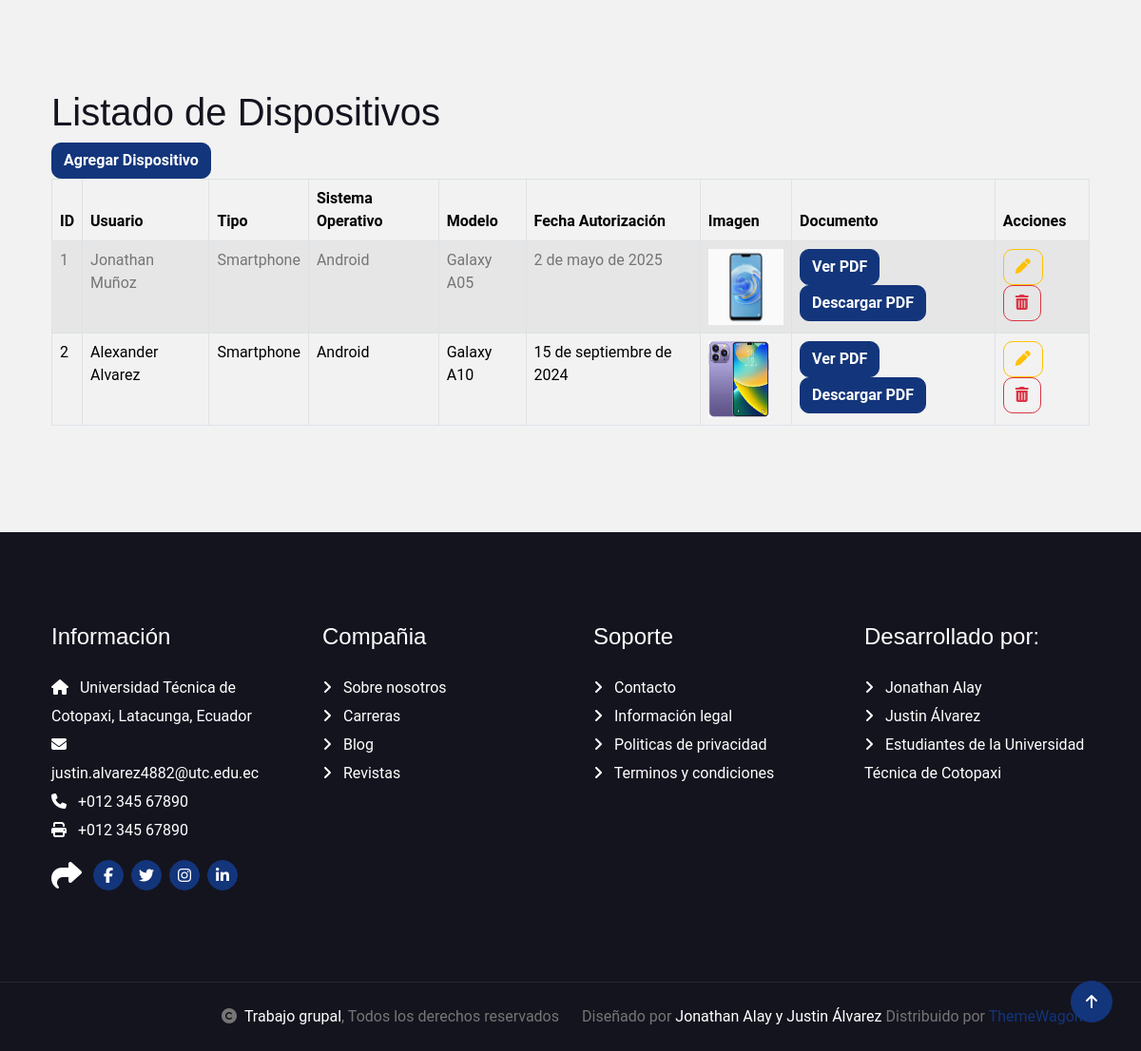
Before: /dispositivos (lower part) with the older database file.
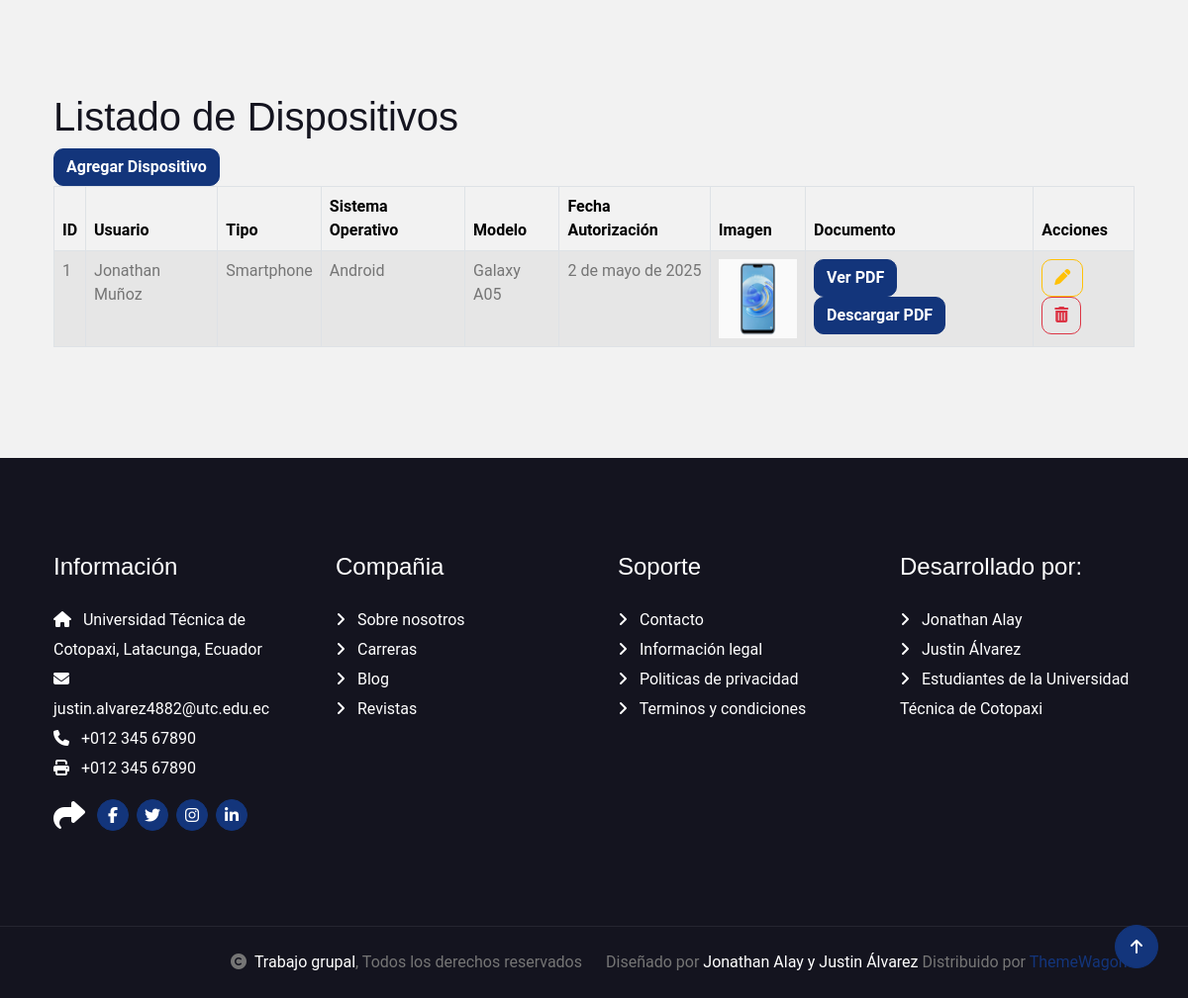
After: the same page with the newer database file.
### Aplicaciones/Dispositivos/models.py (models this page shows, shortened)
class Dispositivo(models.Model):
    TIPO_CHOICES = [
        ('Laptop', 'Laptop'),
        ('Smartphone', 'Smartphone'),
        ('Tablet', 'Tablet'),
        ('Otro', 'Otro'),
    ]
    tipo = models.CharField(max_length=20, choices=TIPO_CHOICES)
    sistema_operativo = models.CharField(max_length=50)
    modelo = models.CharField(max_length=100)
    usuario = models.ForeignKey(Usuario, on_delete=models.CASCADE, related_name='dispositivos')
    fecha_autorizacion = models.DateField()
    logo = models.FileField(upload_to='logos_dispositivos/', blank=True, null=True)
    archivo = models.FileField(upload_to='archivos_dispositivos/', blank=True, null=True)

class Usuario(models.Model):
    nombre = models.CharField(max_length=100)
    email = models.EmailField(unique=True)
    telefono = models.CharField(max_length=20, blank=True, null=True)
    fecha_registro = models.DateTimeField(auto_now_add=True)
    logo = models.FileField(upload_to='logos_usuarios/', blank=True, null=True)
    archivo = models.FileField(upload_to='archivos_usuarios/', blank=True, null=True)

### Aplicaciones/Dispositivos/views.py (the view)
# urls.py: path('dispositivos', views.dispositivos),
def dispositivos(request):
    listadoDispositivos = Dispositivo.objects.all()
    return render(request, "dispositivo.html", {'dispositivos': listadoDispositivos})

### Aplicaciones/Dispositivos/templates/dispositivo.html (shortened to what this page needs)
{% extends './plantilla.html' %}
{% block contenido %}
<h1>Listado de Dispositivos</h1>
<a href="/nuevoDispositivo" class="btn btn-primary">Agregar Dispositivo</a><br>
<table class="table table-bordered table-striped table-hover" id="tbl_dispositivos">
    <thead>
        <tr>
            <th>ID</th>
            <th>Usuario</th>
            <th>Tipo</th>
            <th>Sistema Operativo</th>
            <th>Modelo</th>
            <th>Fecha Autorización</th>
            <th>Imagen</th>
            <th>Documento</th>
            <th>Acciones</th>
        </tr>
    </thead>
    <tbody>
        {% for d in dispositivos %}
        <tr>
            <td>{{ d.id }}</td>
            <td>{{ d.usuario.nombre }}</td>
            <td>{{ d.tipo }}</td>
            <td>{{ d.sistema_operativo }}</td>
            <td>{{ d.modelo }}</td>
            <td>{{ d.fecha_autorizacion }}</td>
            <td>
                {% if d.logo %}
                    <img src="{{ d.logo.url }}" height="80px" alt="">
                {% else %}
                    Ninguno
                {% endif %}
            </td>
            <td>
                {% if d.archivo %}
                    <a href="{{ d.archivo.url }}" class="btn btn-primary" target="_blank">Ver PDF</a>
                    <a href="{{ d.archivo.url }}" class="btn btn-primary" download>Descargar PDF</a>
                {% else %}
                    Ningún archivo
                {% endif %}
            </td>
            <td>
                <a href="/editarDispositivo/{{ d.id }}" class="btn btn-outline-warning"><i class="fa fa-pen"></i></a>
                <a href="#" onclick="eliminarDispositivo('{{ d.id }}');" class="btn btn-outline-danger"><i class="fa fa-trash"></i></a>
            </td>
        </tr>
        {% endfor %}
    </tbody>
</table>
{% endblock %}

### Aplicaciones/Dispositivos/templates/plantilla.html (shortened to what this page needs)
{%load static %}
<!DOCTYPE html>
<html lang="en">
    <head>
        <link rel="stylesheet" href="https://cdnjs.cloudflare.com/ajax/libs/bootstrap/5.3.3/css/bootstrap.min.css" />
        <link rel="stylesheet" href="https://cdnjs.cloudflare.com/ajax/libs/font-awesome/6.7.2/css/all.min.css" />
        <link  rel ="stylesheet" href="https://cdn.datatables.net/2.3.1/css/dataTables.dataTables.min.css"/>
        <link rel="stylesheet" href="https://cdn.jsdelivr.net/npm/bootstrap-icons@1.5.0/font/bootstrap-icons.min.css">
        <link rel="stylesheet" href="https://cdnjs.cloudflare.com/ajax/libs/bootstrap-fileinput/5.5.4/css/fileinput.min.css" />
        <link rel="stylesheet" href="{% static 'plantilla/travela/https://use.fontawesome.com/releases/v5.15.4/css/all.css' %}"/>
        <link href="{% static 'plantilla/travela/https://cdn.jsdelivr.net/npm/bootstrap-icons@1.4.1/font/bootstrap-icons.css' %}" rel="stylesheet">
        <link href="{% static 'plantilla/travela/lib/owlcarousel/assets/owl.carousel.min.css' %}" rel="stylesheet">
        <link href="{% static 'plantilla/travela/lib/lightbox/css/lightbox.min.css' %}" rel="stylesheet">
        <link href="{% static 'plantilla/travela/css/bootstrap.min.css' %}" rel="stylesheet">
        <link href="{% static 'plantilla/travela/css/style.css' %}" rel="stylesheet">
    </head>
    <body>
        <div class="container-fluid position-relative p-0">
        <div class="bg-light">
            <div class="container-fluid about py-5">
                <div class="container py-5">
                    {% block contenido %}
                    {% endblock %}
                        </div>
                    </div>
                </div>
            </div>
        <div class="container-fluid footer py-5">
            <div class="container py-5">
                <div class="row g-5">
                    <div class="col-md-6 col-lg-6 col-xl-3">
                        <div class="footer-item d-flex flex-column">
                            <h4 class="mb-4 text-white">Información</h4>
                            <a href=""><i class="fas fa-home me-2"></i> Universidad Técnica de Cotopaxi, Latacunga, Ecuador</a>
                            <a href=""><i class="fas fa-envelope me-2"></i> justin.alvarez4882@utc.edu.ec</a>
                            <a href=""><i class="fas fa-phone me-2"></i> +012 345 67890</a>
                            <a href="" class="mb-3"><i class="fas fa-print me-2"></i> +012 345 67890</a>
                            <div class="d-flex align-items-center">
                                <i class="fas fa-share fa-2x text-white me-2"></i>
                                <a class="btn-square btn btn-primary rounded-circle mx-1" href=""><i class="fab fa-facebook-f"></i></a>
                                <a class="btn-square btn btn-primary rounded-circle mx-1" href=""><i class="fab fa-twitter"></i></a>
                                <a class="btn-square btn btn-primary rounded-circle mx-1" href=""><i class="fab fa-instagram"></i></a>
                                <a class="btn-square btn btn-primary rounded-circle mx-1" href=""><i class="fab fa-linkedin-in"></i></a>
                            </div>
                        </div>
                    </div>
                    <div class="col-md-6 col-lg-6 col-xl-3">
                        <div class="footer-item d-flex flex-column">
                            <h4 class="mb-4 text-white">Compañia</h4>
                            <a href=""><i class="fas fa-angle-right me-2"></i> Sobre nosotros</a>
                            <a href=""><i class="fas fa-angle-right me-2"></i> Carreras</a>
                            <a href=""><i class="fas fa-angle-right me-2"></i> Blog</a>
                            <a href=""><i class="fas fa-angle-right me-2"></i> Revistas</a>
                        </div>
                    </div>
                    <div class="col-md-6 col-lg-6 col-xl-3">
                        <div class="footer-item d-flex flex-column">
                            <h4 class="mb-4 text-white">Soporte</h4>
                            <a href=""><i class="fas fa-angle-right me-2"></i> Contacto</a>
                            <a href=""><i class="fas fa-angle-right me-2"></i> Información legal</a>
                            <a href=""><i class="fas fa-angle-right me-2"></i> Politicas de privacidad</a>
                            <a href=""><i class="fas fa-angle-right me-2"></i> Terminos y condiciones</a>
                        </div>
                    </div>
                    <div class="col-md-6 col-lg-6 col-xl-3">
                        <div class="footer-item d-flex flex-column">
                            <h4 class="mb-4 text-white">Desarrollado por:</h4>
                            <a href=""><i class="fas fa-angle-right me-2"></i> Jonathan Alay</a>
                            <a href=""><i class="fas fa-angle-right me-2"></i> Justin Álvarez</a>
                            <a href=""><i class="fas fa-angle-right me-2"></i> Estudiantes de la Universidad Técnica de Cotopaxi</a>
                        </div>
                    </div>
                </div>
            </div>
        </div>
        <div class="container-fluid copyright text-body py-4">
            <div class="container">
                <div class="row g-4 align-items-center">
                    <div class="col-md-6 text-center text-md-end mb-md-0">
                        <i class="fas fa-copyright me-2"></i><a class="text-white" href="#">Trabajo grupal</a>, Todos los derechos reservados
                    </div>
                    <div class="col-md-6 text-center text-md-start">
                        Diseñado por <a class="text-white" href="https://htmlcodex.com">Jonathan Alay y Justin Álvarez</a> Distribuido por <a href="https://themewagon.com">ThemeWagon</a>
                    </div>
                    </div>
                </div>
            </div>
        <a href="#" class="btn btn-primary btn-primary-outline-0 btn-md-square back-to-top"><i class="fa fa-arrow-up"></i></a>
    </body>
</html>

### Actividad/static/plantilla/travela/css/style.css (style rules this page uses)
.back-to-top { position: fixed; right: 30px; bottom: 30px; display: flex; width: 45px; height: 45px; align-items: center; justify-content: center; transition: 0.5s; z-index: 99; }
.btn { font-weight: 600; transition: .5s; }
.btn-square { width: 32px; height: 32px; }
.btn-md-square { width: 44px; height: 44px; }
.btn-square, .btn-sm-square, .btn-md-square, .btn-lg-square { padding: 0; display: flex; align-items: center; justify-content: center; font-weight: normal; border-radius: 50%; }
.btn.btn-primary { box-shadow: inset 0 0 0 0 var(--bs-primary); }
.footer { background: var(--bs-dark); }
.footer .footer-item a { line-height: 30px; color: var(--bs-white); transition: 0.5s; }
.copyright { border-top: 1px solid rgba(255, 255, 255, 0.08); background: var(--bs-dark) !important; }

Changed rows visible on the page:
removed Dispositivo: id "2", usuario.nombre "Alexander Alvarez", tipo "Smartphone", sistema_operativo "Android", modelo "Galaxy A10", fecha_autorizacion "15 de septiembre de 2024", logo (picture)
